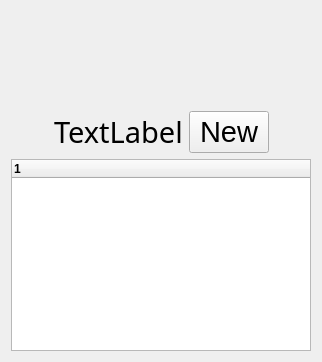
     <widget class="QWidget" name="layoutWidget">
      <layout class="QVBoxLayout" name="verticalLayout_2">
       <item>
        <spacer name="verticalSpacer">
         <property name="orientation">
          <enum>Qt::Vertical</enum>
         </property>
         <property name="sizeType">
          <enum>QSizePolicy::Maximum</enum>
         </property>
         <property name="sizeHint" stdset="0">
          <size>
           <width>20</width>
           <height>100</height>
          </size>
         </property>
        </spacer>
       </item>
       <item>
        <layout class="QHBoxLayout" name="horizontalLayout_2">
         <item>
          <spacer name="horizontalSpacer_3">
           <property name="orientation">
            <enum>Qt::Horizontal</enum>
           </property>
           <property name="sizeHint" stdset="0">
            <size>
             <width>40</width>
             <height>20</height>
            </size>
           </property>
          </spacer>
         </item>
         <item>
          <widget class="QLabel" name="label_schedule_date">
           <property name="font">
            <font>
             <family>맑은 고딕</family>
             <pointsize>22</pointsize>
            </font>
           </property>
           <property name="text">
            <string>TextLabel</string>
           </property>
          </widget>
         </item>
         <item>
          <widget class="QPushButton" name="pushButton_new">
           <property name="font">
            <font>
             <pointsize>22</pointsize>
            </font>
           </property>
           <property name="text">
            <string>New</string>
           </property>
          </widget>
         </item>
         <item>
          <spacer name="horizontalSpacer_6">
           <property name="orientation">
            <enum>Qt::Horizontal</enum>
           </property>
           <property name="sizeHint" stdset="0">
            <size>
             <width>40</width>
             <height>20</height>
            </size>
           </property>
          </spacer>
         </item>
        </layout>
       </item>
       <item>
        <widget class="QTreeWidget" name="treeWidget">
         <property name="minimumSize">
          <size>
           <width>300</width>
           <height>110</height>
          </size>
         </property>
         <property name="font">
          <font>
           <weight>75</weight>
           <bold>true</bold>
          </font>
         </property>
         <column>
          <property name="text">
           <string notr="true">1</string>
          </property>
         </column>
        </widget>
       </item>
      </layout>
     </widget>
